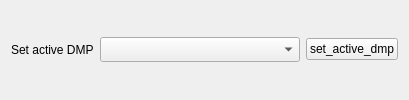
                 <widget class="QFrame" name="frame_29">
                  <property name="minimumSize">
                   <size>
                    <width>0</width>
                    <height>45</height>
                   </size>
                  </property>
                  <property name="frameShape">
                   <enum>QFrame::NoFrame</enum>
                  </property>
                  <property name="frameShadow">
                   <enum>QFrame::Raised</enum>
                  </property>
                  <layout class="QGridLayout" name="gridLayout_11">
                   <item row="0" column="0">
                    <widget class="QLabel" name="label_109">
                     <property name="text">
                      <string>Set active DMP</string>
                     </property>
                    </widget>
                   </item>
                   <item row="0" column="1">
                    <widget class="QComboBox" name="set_DMP_comboBox_3">
                     <property name="minimumSize">
                      <size>
                       <width>200</width>
                       <height>25</height>
                      </size>
                     </property>
                    </widget>
                   </item>
                   <item row="0" column="2">
                    <widget class="QPushButton" name="set_active_DMP_pushButton_3">
                     <property name="minimumSize">
                      <size>
                       <width>0</width>
                       <height>0</height>
                      </size>
                     </property>
                     <property name="text">
                      <string>set_active_dmp</string>
                     </property>
                    </widget>
                   </item>
                  </layout>
                 </widget>
